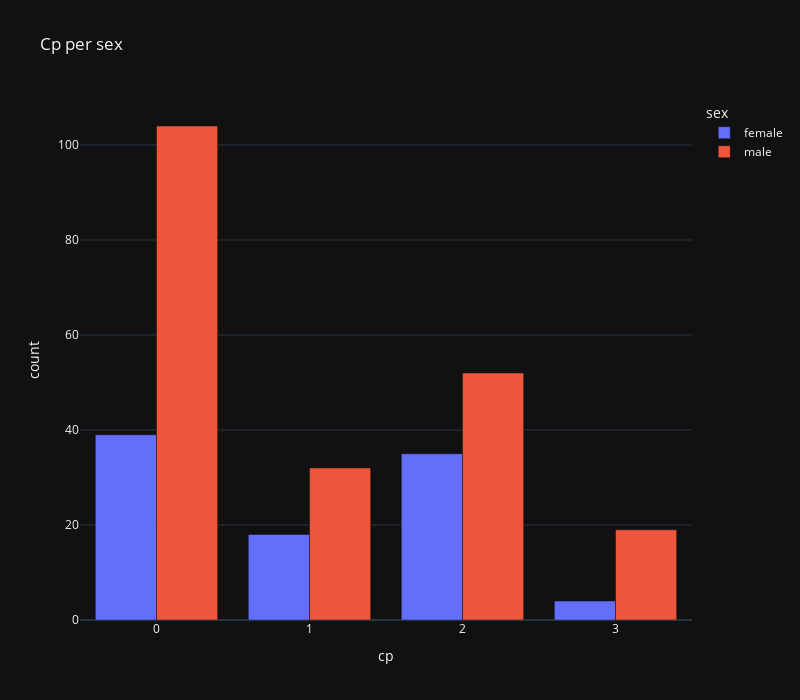

Notebook source saved alongside this figure:
### Code cell
fig = px.bar(
    grouped_data_sex_cp,
    x='cp',
    y="count",
    color = 'sex',
    barmode='group',
    orientation='v',
    title='Cp per sex',
    width=800,
    height=700
)
fig.show()

### Figure 1 — Plotly figure (JSON) as saved in the notebook; plotly's stock layout.template omitted (floating-point values rounded to 4 significant figures)
{"data": [{"alignmentgroup": "True", "hovertemplate": "sex=female<br>cp=%{x}<br>count=%{y}<extra></extra>", "legendgroup": "female", "marker": {"color": "#636efa", "pattern": {"shape": ""}}, "name": "female", "offsetgroup": "female", "orientation": "v", "showlegend": true, "textposition": "auto", "x": ["0", "1", "2", "3"], "xaxis": "x", "y": [39, 18, 35, 4], "yaxis": "y", "type": "bar"}, {"alignmentgroup": "True", "hovertemplate": "sex=male<br>cp=%{x}<br>count=%{y}<extra></extra>", "legendgroup": "male", "marker": {"color": "#EF553B", "pattern": {"shape": ""}}, "name": "male", "offsetgroup": "male", "orientation": "v", "showlegend": true, "textposition": "auto", "x": ["0", "1", "2", "3"], "xaxis": "x", "y": [104, 32, 52, 19], "yaxis": "y", "type": "bar"}], "layout": {"xaxis": {"anchor": "y", "domain": [0.0, 1.0], "title": {"text": "cp"}}, "yaxis": {"anchor": "x", "domain": [0.0, 1.0], "title": {"text": "count"}}, "legend": {"title": {"text": "sex"}, "tracegroupgap": 0}, "title": {"text": "Cp per sex"}, "barmode": "group", "height": 700, "width": 800}}
